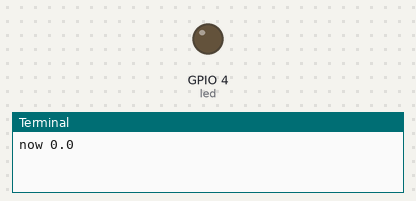
Bench run of a program on a simulated Raspberry Pi (BCM pin numbers). On the bench: output pins drawn as LEDs (lit = HIGH), the last lines printed to the terminal.

Above: at 0.05 s.
At 0.55 s:
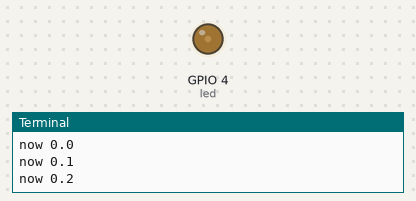
At 1.1 s:
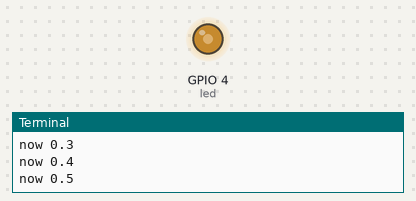
At 2.2 s:
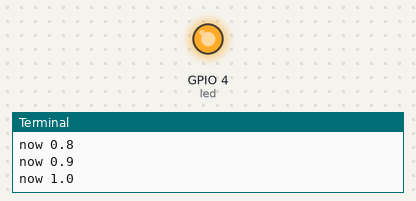
Timing chart, 0 to 5.1 s (numbered marks = the images above):
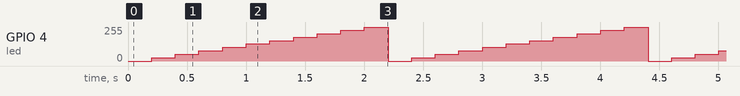

Measured:
- by itself, GPIO 4 (led): repeats every 2.2 s: 51/255 0.20 s, 77/255 0.20 s, 102/255 0.20 s, 128/255 0.20 s, 153/255 0.20 s, 179/255 0.20 s, 204/255 0.20 s, 230/255 0.20 s, 255/255 0.20 s, 0/255 0.20 s, 26/255 0.20 s

The program:

led_brightness.py
```python
from gpiozero import PWMLED
from time import sleep

led = PWMLED(4)

while True:
    # led.value = 0  # off
    # sleep(1)
    # led.value = 0.5  # half brightness
    # sleep(1)
    # led.value = 1  # full brightness
    # sleep(1)

    for brightness in range(0, 11):
        print(f'now {brightness / 10}')
        led.value = brightness / 10
        sleep(0.2)
```
